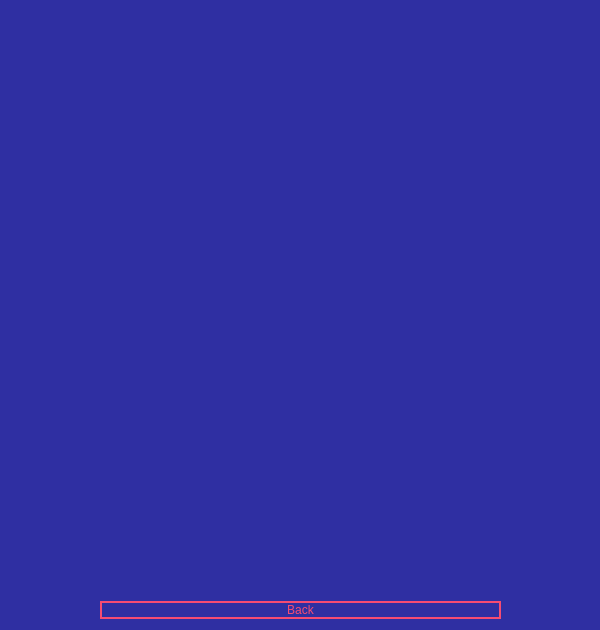
<?xml version="1.0" encoding="UTF-8"?>
<ui version="4.0">
 <class>cityitem</class>
 <widget class="QWidget" name="cityitem">
  <property name="geometry">
   <rect>
    <x>0</x>
    <y>0</y>
    <width>600</width>
    <height>630</height>
   </rect>
  </property>
  <property name="windowTitle">
   <string>Form</string>
  </property>
  <property name="styleSheet">
   <string notr="true">background-color:#2f2fa2</string>
  </property>
  <widget class="QWidget" name="horizontalLayoutWidget">
   <property name="geometry">
    <rect>
     <x>100</x>
     <y>590</y>
     <width>401</width>
     <height>41</height>
    </rect>
   </property>
   <layout class="QHBoxLayout" name="horizontalLayout">
    <item>
     <widget class="QPushButton" name="back">
      <property name="styleSheet">
       <string notr="true">background-color:#2f2fa2;
color:#F64C72;
border: 2px solid #F64C72;
</string>
      </property>
      <property name="text">
       <string>Back</string>
      </property>
     </widget>
    </item>
   </layout>
  </widget>
 </widget>
 <resources/>
 <connections/>
</ui>
